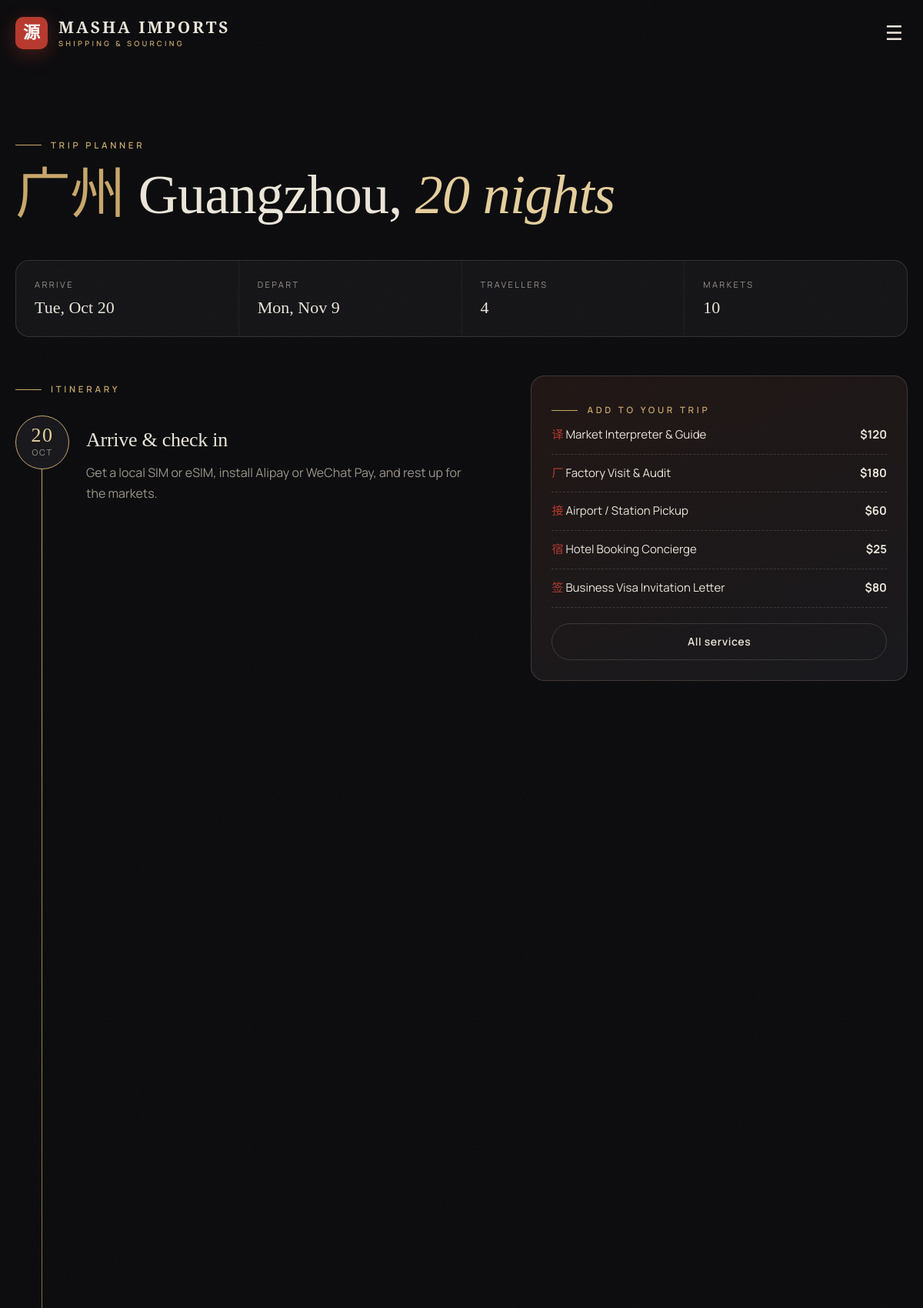
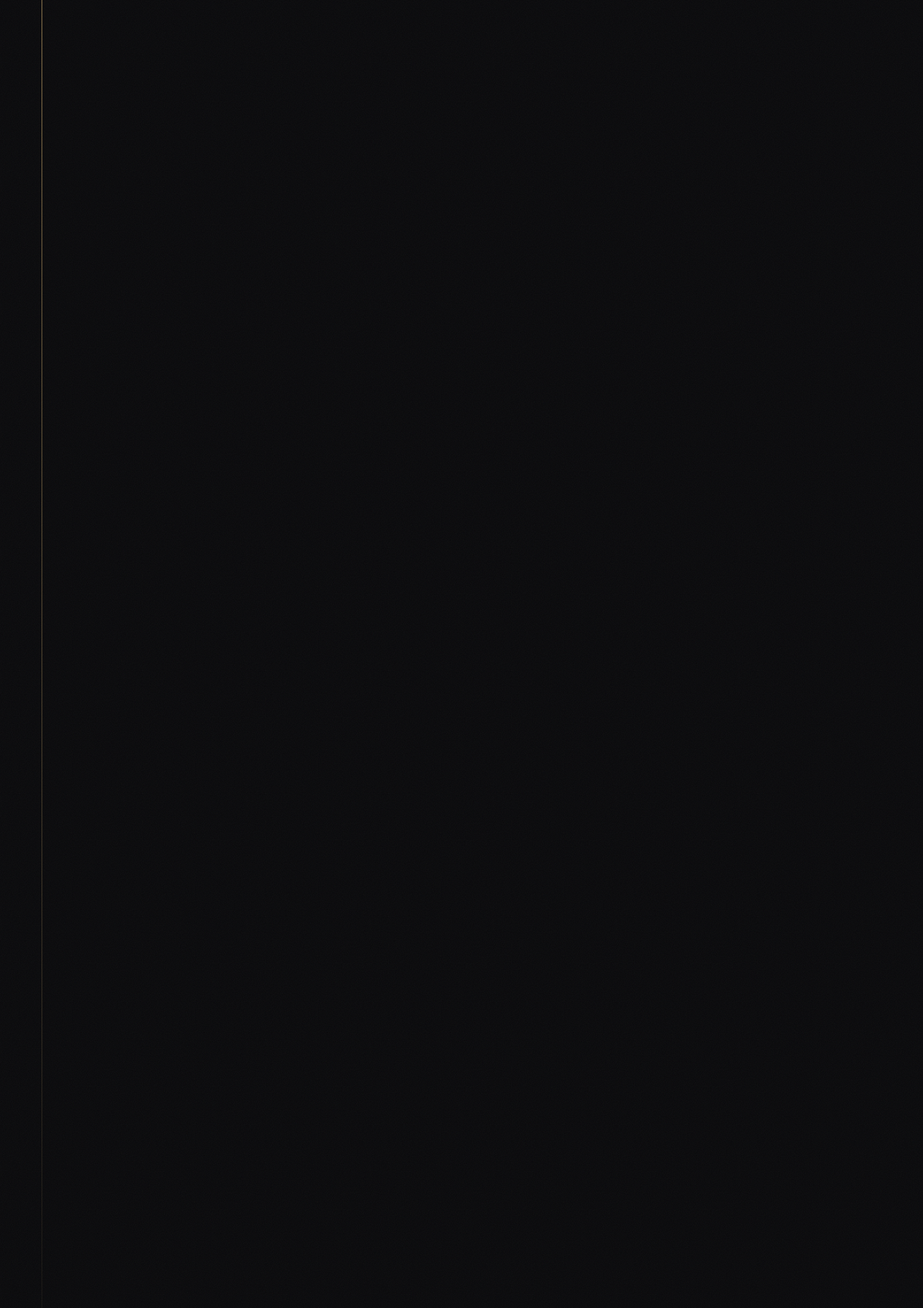
The app's page /trip-planner/1/ (signed in, upper part) with its own data (2 pictures, top to bottom).
### travel/models.py (models this page shows, shortened)
class City(models.Model):
    name = models.CharField(max_length=80, unique=True)
    name_zh = models.CharField(max_length=40, blank=True)
    slug = models.SlugField(unique=True, blank=True)
    province = models.CharField(max_length=80, blank=True)
    latitude = models.DecimalField(max_digits=9, decimal_places=6, null=True, blank=True)
    longitude = models.DecimalField(max_digits=9, decimal_places=6, null=True, blank=True)
    trip_city_id = models.PositiveIntegerField(
        "Trip.com city id", null=True, blank=True, help_text="From trip.com/hotels/list?city=ID — improves hotel links."
    )
    class Meta:
        ordering = ["name"]
        verbose_name_plural = "cities"

class TripPlan(models.Model):
    user = models.ForeignKey(settings.AUTH_USER_MODEL, on_delete=models.CASCADE, related_name="trip_plans")
    city = models.ForeignKey(City, on_delete=models.CASCADE)
    markets = models.ManyToManyField("catalog.Market")
    arrival = models.DateField()
    nights = models.PositiveSmallIntegerField()
    guests = models.PositiveSmallIntegerField(default=1)
    created = models.DateTimeField(auto_now_add=True)
    class Meta:
        ordering = ["-created"]

class Service(models.Model):
    name = models.CharField(max_length=120)
    name_zh = models.CharField(max_length=20, blank=True, help_text="One or two characters used as the card's icon.")
    slug = models.SlugField(unique=True)
    summary = models.CharField(max_length=240)
    description = models.TextField(blank=True)
    price = models.DecimalField(max_digits=8, decimal_places=2)
    unit = models.CharField(max_length=30, default="per order", help_text="e.g. per day, per order, per trip")
    max_quantity = models.PositiveSmallIntegerField(default=1, help_text="Allow ordering several units (e.g. days).")
    order = models.PositiveIntegerField(default=0)
    active = models.BooleanField(default=True)
    class Meta:
        ordering = ["order", "name"]

### travel/views.py (the view)
# urls.py: path("trip-planner/<int:pk>/", views.trip_plan, name="trip_plan"),
@login_required
def trip_plan(request, pk):
    plan = get_object_or_404(TripPlan, pk=pk, user=request.user)
    ctx = _build_plan(request, plan.city, list(plan.markets.all()), plan.arrival, plan.nights, plan.guests)
    ctx["plan"] = plan
    return render(request, "travel/trip_plan.html", ctx)

### catalog/models.py (called while the page is built)
    @property
    def image_src(self):
        if self.image:
            return self.image.url
        return self.image_url

    def get_absolute_url(self):
        return reverse("catalog:market_detail", args=[self.slug])

    @property
    def has_coordinates(self):
        return self.latitude is not None and self.longitude is not None

### hub/context_processors.py (called while the page is built)
def site_settings(request):
    try:
        settings_obj = SiteSettings.load()
    except Exception:  # table not created yet (before migrate)
        settings_obj = None
    ctx = {"site_settings": settings_obj}
    user = getattr(request, "user", None)
    if user and user.is_authenticated and user.is_staff and request.path.startswith(("/hub", "/inbox")):
        ctx["hub_counts"] = {
            "orders": SourcingRequest.objects.filter(status=SourcingRequest.Status.PAID).count(),
            "services": ServiceOrder.objects.filter(status=ServiceOrder.Status.CONFIRMED).count(),
            "chats": Conversation.objects.aggregate(t=Sum("staff_unread"))["t"] or 0,
        }
    return ctx

### hub/models.py (called while the page is built)
    @classmethod
    def load(cls):
        obj = cache.get(CACHE_KEY)
        if obj is None:
            obj, _ = cls.objects.get_or_create(pk=1)
            cache.set(CACHE_KEY, obj, 60)
        return obj

    @property
    def whatsapp_digits(self):
        return "".join(ch for ch in self.whatsapp_number if ch.isdigit())

    @property
    def whatsapp_url(self):
        from urllib.parse import quote
        if not self.whatsapp_digits:
            return ""
        text = f"?text={quote(self.whatsapp_message)}" if self.whatsapp_message else ""
        return f"https://wa.me/{self.whatsapp_digits}{text}"

### sourcing/context_processors.py (called while the page is built)
def platform(request):
    return {
        "SITE_NAME": settings.SITE_NAME,
        "SITE_TAGLINE": settings.SITE_TAGLINE,
        "SOURCING_FEE": settings.SOURCING_FEE,
        "location_access": has_location_access(request.user),
        "current_pass": Subscription.current_for(request.user),
    }

### sourcing/models.py (called while the page is built)
def has_location_access(user):
    return user.is_authenticated and (user.is_staff or Subscription.current_for(user) is not None)

    @classmethod
    def current_for(cls, user):
        if not user.is_authenticated:
            return None
        now = timezone.now()
        return cls.objects.filter(user=user, starts_at__lte=now, expires_at__gt=now).first()

### travel/models.py (called while the page is built)
    @property
    def display_name(self):
        return self.name or self.name_zh

### templates/travel/trip_plan.html (shortened to what this page needs)
{% extends "base.html" %}
{% block content %}
<section class="page-head" style="padding-bottom:20px">
  <div class="wrap">
    <a href="{% url 'travel:trip_planner' %}" class="eyebrow" data-reveal>Trip planner</a>
    <h1 data-reveal style="font-size:clamp(42px,6vw,84px)"><span class="zh" style="color:var(--gold)">{{ city.name_zh }}</span> {{ city.name }}, <em>{{ nights }} night{{ nights|pluralize }}</em></h1>
    <div class="facts" data-reveal>
      <div class="fact"><span>Arrive</span><b>{{ arrival|date:"D, M j" }}</b></div>
      <div class="fact"><span>Depart</span><b>{{ checkout|date:"D, M j" }}</b></div>
      <div class="fact"><span>Travellers</span><b>{{ guests }}</b></div>
      <div class="fact"><span>Markets</span><b>{{ markets|length }}</b></div>
    </div>
  </div>
</section>
<section class="section" style="padding-top:30px">
  <div class="wrap split">
    <div>
      <span class="eyebrow" data-reveal>Itinerary</span>
      <div class="itinerary" style="margin-top:26px">
        {% if nights > 1 %}
        <div class="day" data-reveal><div class="d"><b>{{ arrival|date:"j" }}</b>{{ arrival|date:"M" }}</div><div><h3>Arrive &amp; check in</h3><p class="muted">Get a local SIM or eSIM, install Alipay or WeChat Pay, and rest up for the markets.</p></div></div>
        {% endif %}
      </div>
    </div>
    <aside data-reveal="scale">
      <div class="summary-box">
        <span class="eyebrow">Add to your trip</span>
        {% for s in services %}
          <a class="line" href="{% url 'travel:service_book' s.slug %}?city={{ city.slug }}&checkin={{ arrival|date:'Y-m-d' }}&checkout={{ checkout|date:'Y-m-d' }}">
            <span><span class="zh" style="color:var(--cinnabar)">{{ s.name_zh }}</span> {{ s.name }}</span><b>${{ s.price|floatformat:0 }}</b>
          </a>
        {% endfor %}
        <a href="{% url 'travel:service_list' %}" class="btn btn-ghost btn-block" style="margin-top:20px">All services</a>
      </div>
    </aside>
  </div>
</section>
{% endblock %}

### static/css/site.css (style rules this page uses)
:root { --ink: #0a0a0c; --ink-2: #111114; --panel: #16161a; --panel-2: #1c1c21; --line: rgba(236, 228, 214, .09); --line-2: rgba(236, 228, 214, .16); --text: #ece6da; --muted: #9b958a; --gold: #c9a76a; --gold-2: #e6cf9d; --cinnabar: #b8382c; --jade: #5f9c86; --radius: 18px; --ease: cubic-bezier(.2, .7, .1, 1); --serif: "Cormorant Garamond", "Noto Serif SC", Georgia, serif; --sans: "Manrope", system-ui, -apple-system, Segoe UI, sans-serif; --zh: "Noto Serif SC", "Songti SC", serif; color-scheme: dark; }
*, *::before, *::after { box-sizing: border-box; }
html { scroll-behavior: smooth; }
body { margin: 0; background: var(--ink); color: var(--text); font: 400 16px/1.65 var(--sans); -webkit-font-smoothing: antialiased; overflow-x: hidden; }
a { color: inherit; text-decoration: none; }
body::after { content: ""; position: fixed; inset: -50%; z-index: 999; pointer-events: none; opacity: .045; animation: grain 1.2s steps(6) infinite; }
.wrap { width: min(1240px, 100% - 40px); margin-inline: auto; position: relative; z-index: 1; }
section { position: relative; }
.section { padding: clamp(80px, 11vw, 150px) 0; }
.eyebrow { display: inline-flex; align-items: center; gap: 12px; text-transform: uppercase; font: 600 11.5px/1 var(--sans); letter-spacing: .32em; color: var(--gold); }
.eyebrow::before { content: ""; width: 34px; height: 1px; background: currentColor; }
h1, h2, h3 { font-family: var(--serif); font-weight: 500; line-height: 1.05; margin: 0; letter-spacing: -.01em; }
h1 { font-size: clamp(48px, 8vw, 112px); }
h3 { font-size: clamp(24px, 2.4vw, 32px); }
h1 em, h2 em, h3 em { font-style: italic; color: var(--gold-2); }
.zh { font-family: var(--zh); }
.muted { color: var(--muted); }
.btn { --bg: var(--gold); --fg: var(--ink); position: relative; display: inline-flex; align-items: center; gap: 12px; padding: 16px 28px; border-radius: 999px; background: var(--bg); color: var(--fg); font: 600 14px/1 var(--sans); letter-spacing: .04em; border: 1px solid var(--bg); cursor: pointer; overflow: hidden; isolation: isolate; transition: transform .5s var(--ease), color .4s; }
.btn::before { content: ""; position: absolute; inset: 0; z-index: -1; background: var(--text); transform: translateY(101%); transition: transform .5s var(--ease); border-radius: inherit; }
.btn-ghost { --bg: transparent; --fg: var(--text); border-color: var(--line-2); }
.btn-block { width: 100%; justify-content: center; }
.facts { display: grid; grid-template-columns: repeat(4, 1fr); gap: 1px; background: var(--line); border: 1px solid var(--line); border-radius: var(--radius); overflow: hidden; margin-top: 46px; }
.fact { background: rgba(17,17,20,.8); backdrop-filter: blur(10px); padding: 22px 24px; }
.fact span { display: block; font-size: 11px; letter-spacing: .22em; text-transform: uppercase; color: var(--muted); margin-bottom: 8px; }
.fact b { font: 500 22px/1.2 var(--serif); }
.split { display: grid; grid-template-columns: 1.1fr .9fr; gap: clamp(30px, 6vw, 90px); align-items: start; }
.page-head { padding: 170px 0 50px; }
.page-head h1 { font-size: clamp(46px, 7vw, 96px); margin: 20px 0; }
.summary-box { border: 1px solid var(--line-2); border-radius: 18px; padding: 26px; background: linear-gradient(160deg, #1e1412, var(--panel)); }
.summary-box .line { display: flex; justify-content: space-between; padding: 12px 0; border-bottom: 1px dashed var(--line-2); font-size: 15px; }
[data-reveal] { opacity: 0; transform: translateY(46px); transition: opacity 1.1s var(--ease), transform 1.1s var(--ease); transition-delay: var(--d, 0s); }
[data-reveal="scale"] { transform: scale(.94); }
[data-reveal].in { opacity: 1; transform: none; }
.itinerary { position: relative; display: grid; gap: 22px; }
.itinerary::before { content: ""; position: absolute; left: 34px; top: 10px; bottom: 10px; width: 1px; background: linear-gradient(var(--gold), transparent); }
.day { display: grid; grid-template-columns: 70px 1fr; gap: 22px; }
.day .d { position: relative; z-index: 1; width: 70px; height: 70px; border-radius: 50%; display: grid; place-content: center; text-align: center; background: var(--panel); border: 1px solid var(--gold); font-size: 11px; letter-spacing: .14em; text-transform: uppercase; color: var(--muted); }
.day .d b { font: 500 26px/1 var(--serif); color: var(--gold-2); }
.day h3 { font-size: 26px; margin-top: 18px; }

### records on screen
City: name_zh "广州", name "Guangzhou"
TripPlan: arrival "Tue, Oct 20", arrival "20", arrival "OCT"
Service: name_zh "译", name "Market Interpreter & Guide", price "120"
Service: name_zh "厂", name "Factory Visit & Audit", price "180"
Service: name_zh "接", name "Airport / Station Pickup", price "60"
Service: name_zh "宿", name "Hotel Booking Concierge", price "25"
Service: name_zh "签", name "Business Visa Invitation Letter", price "80"

### other values on screen
{{ SITE_NAME }} "MASHA IMPORTS"
{{ nights }} "20"
{{ checkout|date:"D, M j" }} "Mon, Nov 9"
{{ guests }} "4"
{{ markets|length }} "10"
